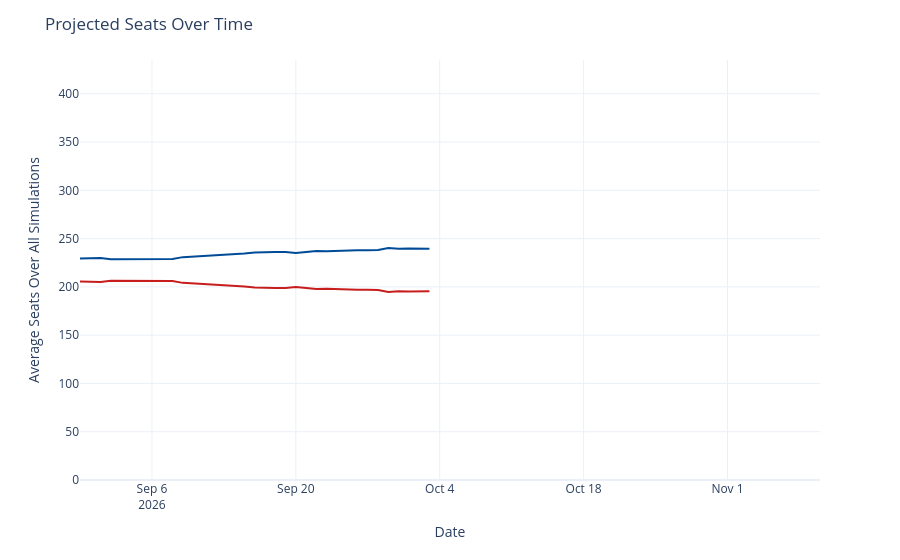

Notebook code cell kept with this figure:
### Code cell
seats_over_time = output_ts[(output_ts['geo'] == 'US House') &
                             (output_ts['type'] == 'seats')]
seats_over_time['rep_seats'] = seats_over_time['y'].map(lambda x: 435 - x)
seats_over_time = seats_over_time.rename({'y': 'Democrats', 'rep_seats': 'Republicans'}, axis=1)
seats_time_ser = px.line(seats_over_time, x='date', y=['Democrats', 'Republicans'], template='plotly_white',
                        color_discrete_map={'Democrats': '#004b97', 'Republicans': '#c71e1d'},)
seats_time_ser.update_traces(hovertemplate="%{y:.1f}")
seats_time_ser.update_layout(
    xaxis=dict(range=[pd.to_datetime('2026-08-30'), pd.to_datetime('2026-11-10')]),
    yaxis=dict(range=[0, 435]),
    xaxis_title='Date',
    yaxis_title='Average Seats Over All Simulations',
    title=dict(text="Projected Seats Over Time"),
    hovermode="x",
    showlegend=False
)
seats_time_ser

### Figure 1 — Plotly figure (JSON) as saved in the notebook; plotly's stock layout.template omitted (floating-point values rounded to 4 significant figures)
{"data": [{"hovertemplate": "%{y:.1f}", "legendgroup": "Democrats", "line": {"color": "#004b97", "dash": "solid"}, "marker": {"symbol": "circle"}, "mode": "lines", "name": "Democrats", "orientation": "v", "showlegend": true, "type": "scatter", "x": ["2026-08-30", "2026-08-31", "2026-09-01", "2026-09-02", "2026-09-03", "2026-09-04", "2026-09-05", "2026-09-06", "2026-09-07", "2026-09-08", "2026-09-09", "2026-09-14", "2026-09-15", "2026-09-16", "2026-09-17", "2026-09-18", "2026-09-19", "2026-09-20", "2026-09-21", "2026-09-22", "2026-09-23", "2026-09-24", "2026-09-25", "2026-09-26", "2026-09-27", "2026-09-28", "2026-09-29", "2026-09-30", "2026-10-01", "2026-10-02", "2026-10-03"], "xaxis": "x", "y": [229.4, 230.0, 230.0, 228.5, 228.5, 228.7, 228.7, 228.9, 228.8, 228.9, 230.8, 233.6, 234.7, 235.7, 236.2, 236.1, 236.0, 235.0, 236.2, 237.2, 236.9, 237.4, 237.9, 237.9, 237.9, 238.2, 240.4, 239.5, 239.7, 239.6, 239.5], "yaxis": "y"}, {"hovertemplate": "%{y:.1f}", "legendgroup": "Republicans", "line": {"color": "#c71e1d", "dash": "solid"}, "marker": {"symbol": "circle"}, "mode": "lines", "name": "Republicans", "orientation": "v", "showlegend": true, "type": "scatter", "x": ["2026-08-30", "2026-08-31", "2026-09-01", "2026-09-02", "2026-09-03", "2026-09-04", "2026-09-05", "2026-09-06", "2026-09-07", "2026-09-08", "2026-09-09", "2026-09-14", "2026-09-15", "2026-09-16", "2026-09-17", "2026-09-18", "2026-09-19", "2026-09-20", "2026-09-21", "2026-09-22", "2026-09-23", "2026-09-24", "2026-09-25", "2026-09-26", "2026-09-27", "2026-09-28", "2026-09-29", "2026-09-30", "2026-10-01", "2026-10-02", "2026-10-03"], "xaxis": "x", "y": [205.6, 205.0, 205.0, 206.5, 206.5, 206.3, 206.3, 206.1, 206.2, 206.1, 204.2, 201.4, 200.3, 199.3, 198.8, 198.9, 199.0, 200.0, 198.8, 197.8, 198.1, 197.6, 197.1, 197.1, 197.1, 196.8, 194.6, 195.5, 195.3, 195.4, 195.5], "yaxis": "y"}], "layout": {"hovermode": "x", "legend": {"title": {"text": "variable"}, "tracegroupgap": 0}, "margin": {"t": 60}, "showlegend": false, "title": {"text": "Projected Seats Over Time"}, "xaxis": {"anchor": "y", "domain": [0, 1], "range": ["2026-08-30T00:00:00", "2026-11-10T00:00:00"], "title": {"text": "Date"}}, "yaxis": {"anchor": "x", "domain": [0, 1], "range": [0, 435], "title": {"text": "Average Seats Over All Simulations"}}}}
